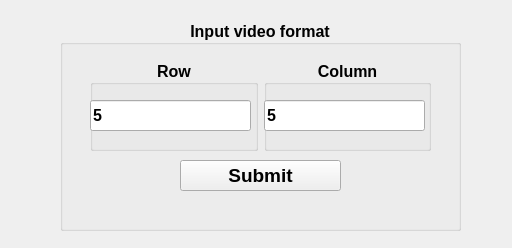
<?xml version="1.0" encoding="UTF-8"?>
<ui version="4.0">
 <class>Core</class>
 <widget class="QWidget" name="Core">
  <property name="geometry">
   <rect>
    <x>0</x>
    <y>0</y>
    <width>512</width>
    <height>248</height>
   </rect>
  </property>
  <property name="font">
   <font>
    <pointsize>8</pointsize>
    <weight>50</weight>
    <bold>false</bold>
    <kerning>true</kerning>
   </font>
  </property>
  <property name="windowTitle">
   <string>iExam</string>
  </property>
  <property name="windowIcon">
   <iconset>
    <normaloff>icon.png</normaloff>icon.png</iconset>
  </property>
  <widget class="QGroupBox" name="operationGroupBox">
   <property name="geometry">
    <rect>
     <x>60</x>
     <y>20</y>
     <width>401</width>
     <height>211</height>
    </rect>
   </property>
   <property name="font">
    <font>
     <pointsize>12</pointsize>
     <weight>75</weight>
     <bold>true</bold>
     <kerning>true</kerning>
    </font>
   </property>
   <property name="title">
    <string>Input video format</string>
   </property>
   <property name="alignment">
    <set>Qt::AlignCenter</set>
   </property>
   <widget class="QWidget" name="layoutWidget">
    <property name="geometry">
     <rect>
      <x>30</x>
      <y>40</y>
      <width>341</width>
      <height>91</height>
     </rect>
    </property>
    <layout class="QHBoxLayout" name="horizontalLayout">
     <item>
      <widget class="QGroupBox" name="rowGroupBox">
       <property name="title">
        <string>Row</string>
       </property>
       <property name="alignment">
        <set>Qt::AlignCenter</set>
       </property>
       <widget class="QLineEdit" name="rowLineEdit">
        <property name="geometry">
         <rect>
          <x>0</x>
          <y>40</y>
          <width>161</width>
          <height>31</height>
         </rect>
        </property>
        <property name="text">
         <string>5</string>
        </property>
       </widget>
      </widget>
     </item>
     <item>
      <widget class="QGroupBox" name="columnGroupBox">
       <property name="title">
        <string>Column</string>
       </property>
       <property name="alignment">
        <set>Qt::AlignCenter</set>
       </property>
       <widget class="QLineEdit" name="columnLineEdit">
        <property name="geometry">
         <rect>
          <x>0</x>
          <y>40</y>
          <width>161</width>
          <height>31</height>
         </rect>
        </property>
        <property name="text">
         <string>5</string>
        </property>
       </widget>
      </widget>
     </item>
    </layout>
   </widget>
   <widget class="QPushButton" name="okButton">
    <property name="geometry">
     <rect>
      <x>120</x>
      <y>140</y>
      <width>161</width>
      <height>31</height>
     </rect>
    </property>
    <property name="font">
     <font>
      <family>MS Shell Dlg 2</family>
      <pointsize>14</pointsize>
      <weight>75</weight>
      <bold>true</bold>
      <kerning>true</kerning>
     </font>
    </property>
    <property name="mouseTracking">
     <bool>false</bool>
    </property>
    <property name="text">
     <string>Submit</string>
    </property>
   </widget>
   <widget class="QLabel" name="msgLabel">
    <property name="geometry">
     <rect>
      <x>40</x>
      <y>180</y>
      <width>331</width>
      <height>20</height>
     </rect>
    </property>
    <property name="font">
     <font>
      <pointsize>8</pointsize>
      <weight>75</weight>
      <bold>true</bold>
      <kerning>true</kerning>
     </font>
    </property>
    <property name="text">
     <string/>
    </property>
    <property name="alignment">
     <set>Qt::AlignCenter</set>
    </property>
   </widget>
  </widget>
 </widget>
 <resources/>
 <connections/>
</ui>
